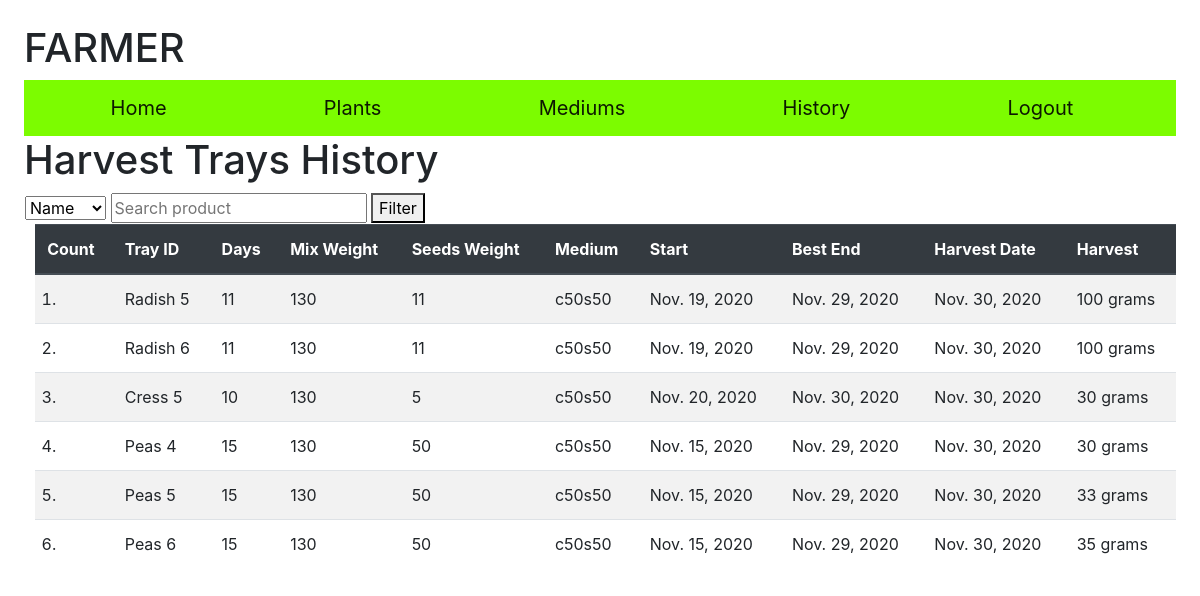
/history (signed in), run on the app's committed database.
### farmer/models.py (models this page shows)
class Plant(models.Model):
    name = models.CharField(max_length=255)
    seeds = models.IntegerField()
    pressure = models.IntegerField()
    blackout = models.IntegerField()
    harvest = models.IntegerField()
    output = models.IntegerField()
    def __str__(self):
        return f"{self.name} "

class Medium(models.Model):
    name = models.CharField(max_length=255)
    soil = models.IntegerField()
    coco = models.IntegerField()
    def __str__(self):
        return f"{self.name}"

class Harvest(models.Model):
    tray = models.ForeignKey(Tray, on_delete=models.CASCADE)
    date = models.DateField()
    output = models.IntegerField()

### farmer/views.py (the view)
# urls.py: path("history", views.history, name="history"),
@login_required
def history(request):
    sdata = Tray.objects.all()
    data = [row.serialize() for row in sdata]
    return render(request, "farmer/history.html", {"data":data})

### farmer/templates/farmer/history.html (shortened to what this page needs)
{% extends "farmer/layout.html" %}
{% block body %}
<h1>Harvest Trays History</h1>
<table class="filter">
    <tr>
        <td>
            <form action="/filter" method="POST">
                <select name="filter">
                    <option value="fname">Name</option>
                </select>
                <input name="search" type="text" placeholder="Search product">
                <button type="submit">Filter</button>
            </form>
        </td>
    </tr>
</table>
<ol style="width: 102.5%; margin-left: -2.5%;">
    <table class="table table-striped">
        <thead class="thead-dark">
            <tr>
                <th scope="col">Count</th>
                <th scope="col">Tray ID</th>
                <th scope="col">Days</th>
                <th scope="col">Mix Weight</th>
                <th scope="col">Seeds Weight</th>
                <th scope="col">Medium</th>
                <th scope="col">Start</th>
                <th scope="col">Best End</th>
                <th scope="col">Harvest Date</th>
                <th scope="col">Harvest</th>
            </tr>
        </thead>
        <tbody>
            {% for i in data %}
                {% if i.harvest %}
                    <tr>
                        <td> <li style="margin-left: 25%;"></li></td>
                        <td class="tn" style = "text-transform:capitalize;">{{i.name}}{{i.number}}</td>
                        <td>{{i.dh.days}}</td>
                        <td class="mw">{{i.medium_weight}}</td>
                        <td class="sw">{{i.seeds_weight}}</td>
                        <td class="mt">{{i.medium}}</td>
                        <td class="ts">{{i.start}}</td>
                        <td class="end">{{i.end}}</td>
                        <td>{{i.harvest_date}}</td>
                        <td>{{i.harvest_weight}} grams</td>
                {%endif%}
            {% endfor %}
        </tbody>
    </table>
</ol>
{% endblock %}

### farmer/static/farmer/style.css (style rules this page uses)
body { padding: 2%; }

### data on the page
Plant: name "Radish" "Radish"
Medium: medium "c50s50" "c50s50" "c50s50" "c50s50" "c50s50" "c50s50"
Harvest: harvest_date "Nov. 30, 2020"
Harvest: harvest_date "Nov. 30, 2020"
Plant: name "Cress"
Harvest: harvest_date "Nov. 30, 2020"
Plant: name "Peas" "Peas" "Peas"
Harvest: harvest_date "Nov. 30, 2020"
Harvest: harvest_date "Nov. 30, 2020"
Harvest: harvest_date "Nov. 30, 2020"

### other printed values
{{ i.number }} "5" "6" "5" "4" "5" "6"
{{ i.dh.days }} "11" "11" "10" "15" "15" "15"
{{ i.medium_weight }} "130" "130" "130" "130" "130" "130"
{{ i.seeds_weight }} "11" "11" "5" "50" "50" "50"
{{ i.start }} "Nov. 19, 2020" "Nov. 19, 2020" "Nov. 20, 2020" "Nov. 15, 2020" "Nov. 15, 2020" "Nov. 15, 2020"
{{ i.end }} "Nov. 29, 2020" "Nov. 29, 2020" "Nov. 30, 2020" "Nov. 29, 2020" "Nov. 29, 2020" "Nov. 29, 2020"
{{ i.harvest_weight }} "100" "100" "30" "30" "33" "35"
